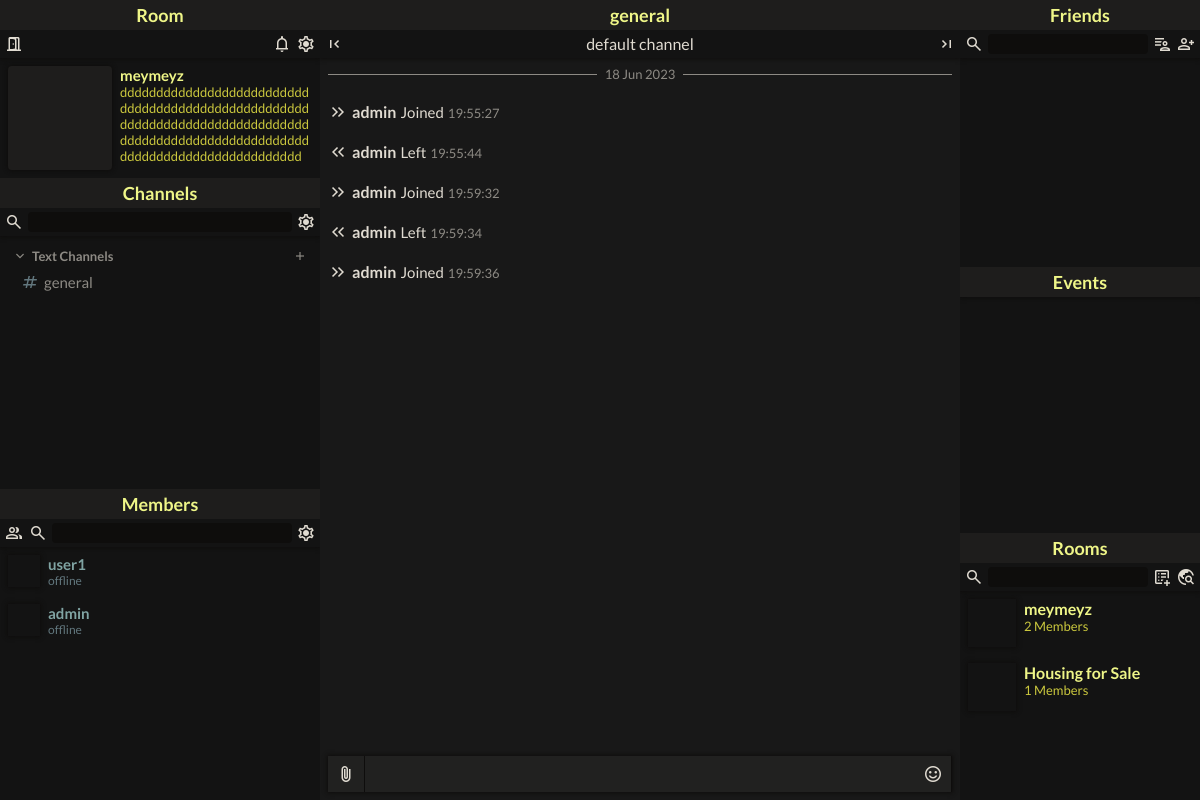
The app's page /rooms/19/42/ (signed in) with its own data.
### rooms/models.py (models this page shows, shortened)
class Room(models.Model):
    name = models.CharField(max_length=50)
    description = models.CharField(max_length=500, blank=True)
    owner = models.ForeignKey(CustomUser, related_name='servers_owned', null=True, on_delete=models.SET_NULL)
    image = models.ImageField(default='blank.png', max_length=500)
    date_added = models.DateTimeField(auto_now_add=True)
    default_role = models.OneToOneField('Role', on_delete=models.CASCADE, related_name='+', null=True)
    public = models.BooleanField(default=False)
    guests_can_view_channels = models.BooleanField(default=True)
    class Meta:
        permissions = [
            ('kick_user', 'Can kick user'),
            ('ban_user', 'Can ban user'),
            ('read_logs', 'Can read logs'),
        ]
    def __str__(self):
        return f'{self.name}'
    def uncategorised(self):
        return self.channels.all().filter(category=None)

class ChannelCategory(models.Model):
    room = models.ForeignKey(Room, on_delete=models.CASCADE, related_name='categories')
    name = models.CharField(max_length=30)
    order = models.PositiveIntegerField(default=1_000_000)

class Channel(models.Model):
    TEXT = 'text'
    VOICE = 'voice'
    KIND = (
        (TEXT, 'Text Channel'),
        (VOICE, 'Voice Channel'),
    )
    room = models.ForeignKey(Room, related_name='channels', on_delete=models.CASCADE, null=True)
    name = models.CharField(max_length=30, blank=False)
    description = models.CharField(max_length=60, blank=True)
    display_logs = models.ManyToManyField('Action', blank=True)
    category = models.ForeignKey('ChannelCategory', on_delete=models.SET_NULL, related_name='channels', null=True, blank=True)
    kind = models.CharField(max_length=20, choices=KIND, default=TEXT)
    order = models.PositiveIntegerField(default=1_000_000)

class Member(models.Model):
    user = models.ForeignKey(CustomUser, on_delete=models.CASCADE, null=True, related_name='memberships')
    roles = models.ManyToManyField(Role, related_name='members')
    room = models.ForeignKey(Room, related_name='members', on_delete=models.CASCADE, null=True)
    date_added = models.DateTimeField(auto_now_add=True)
    nickname = models.CharField(max_length=30, blank=True)
    objects = MemberQuerySet.as_manager()
    class Meta:
        permissions = [
            ('change_nickname', 'Can change nickname'),
            ('manage_nickname', 'Can manage nickname')
        ]
    def display_name(self):
        return self.nickname or self.user.username

class Log(models.Model):
    action = models.ForeignKey(Action, related_name='logs', on_delete=models.SET_NULL, null=True)
    room = models.ForeignKey(Room, related_name='logs', on_delete=models.CASCADE, null=True)
    receiver = models.ForeignKey(CustomUser, related_name='received_actions', on_delete=models.SET_NULL, null=True)
    sender = models.ForeignKey(CustomUser, related_name='sent_actions', on_delete=models.SET_NULL, null=True, blank=True)
    date_added = models.DateTimeField(auto_now_add=True, null=True)
    reactions = GenericRelation('Reaction', 'target_pk', 'target_type')
    class Meta:
        ordering = ('date_added',)
    def display_date(self):
        return self.date_added.strftime("%H:%M:%S")

class Action(models.Model):
    name = models.CharField(max_length=20)
    display_name = models.CharField(max_length=20)
    description = models.CharField(max_length=200, blank=True, null=True)
    icon = models.CharField(default='', max_length=30)

### users/models.py (models this page shows, shortened)
class CustomUser(AbstractBaseUser, PermissionsMixin):
    email = models.EmailField(_("email"), unique=True)
    is_staff = models.BooleanField(default=False)
    is_active = models.BooleanField(default=True)
    date_joined = models.DateTimeField(auto_now_add=True)
    username_id = models.PositiveIntegerField(null=True)
    username = models.CharField(max_length=30, null=True)
    image = models.ImageField(default='blank.png')
    bio = models.TextField(max_length=50, blank=True)
    birthday = models.DateField(blank=False, null=True)
    last_ping = models.DateTimeField(auto_now_add=True)
    twitter = models.CharField(max_length=500, blank=True)
    steam = models.CharField(max_length=500, blank=True)
    twitch = models.CharField(max_length=500, blank=True)
    spotify = models.CharField(max_length=500, blank=True)
    premium = models.BooleanField(default=False, blank=True)
    ONLINE = 'online'
    OFFLINE = 'offline'
    STATUS = (
        (ONLINE, 'Online'),
        (OFFLINE, 'Offline'),
    )
    status = models.CharField(max_length=10, choices=STATUS, default=OFFLINE)
    USERNAME_FIELD = "email"
    REQUIRED_FIELDS = ["username"]
    objects = CustomUserManager()
    def friendships(self):
        return Friendship.objects.filter(Q(sender=self) | Q(receiver=self))
    class Meta:
        constraints = [
            models.CheckConstraint(
                check=Q(username_id__gte=0) & Q(username_id__lte=99),
                name='Valid username ID'
            ),
            models.UniqueConstraint(
                fields=['username', 'username_id'],
                name='Verify unique username ID'
            )
        ]

### rooms/views.py (the view)
# urls.py: path('<int:room>/<int:channel>/', views.ChannelView.as_view(), name='channel'),
class ChannelView(DetailView):
    template_name = 'rooms/channel.html'
    model = Channel
    context_object_name = 'channel'
    def get_object(self):
        return Channel.objects.get(pk=self.kwargs['channel'])
    def dispatch(self, request, *args, **kwargs):
        return super().dispatch(request, *args, **kwargs)
    def get_context_data(self, **kwargs):
        context = super().get_context_data(**kwargs)
        channel = self.object
        member = get_object_or_none(Member, room=channel.room, user=self.request.user)
        messages = channel.messages.all()
        if not member:
            can_view_channel = channel.room.guests_can_view_channels
            if not can_view_channel:
                return redirect('room', room=channel.room.pk)
        else:
            pass
        logs = channel.room.logs.all().filter(action__in=channel.display_logs.all())
        context['backlogs'] = sorted(
            chain(messages, logs),
            key=lambda obj: obj.date_added
        )
        context['room'] = channel.room
        context['member'] = member
        return context

### rooms/templates/rooms/channel.html (shortened to what this page needs)
{% extends "rooms/app.html" %}
{% load static %}
{% block app__main %}
<div class="container container--fill">
	<div class="container__header">
		{{ channel.name }}
	</div>
	<div class="container__subheader has-shadow">
		<span class="icon icon--small left">
			<i class="material-symbols-outlined">
			</i>
		</span>
		<span class="left right">
			{{ channel.description }}
		</span>
		<span class="icon icon--small right">
			<i class="material-symbols-outlined">
			</i>
		</span>
	</div>
	<div class="wrapper--remaining-space">
		<ul class="container__content" id="app-messages">
			{% for object in backlogs %}
                {% ifchanged object.date_added|date:'D' %}
                <li class="backlog">
                    <div class="backlog__divider">
                        <span></span>
                        <span class="backlog__timestamp">{{ object.date_added|date:'d M Y' }}</span>
                        <span></span>
                    </div>
                </li>
                {% endifchanged %}
				{% if object|classname == 'Message' %}
					{% include "./elements/message.html" %}
				{% elif object|classname == 'Log' %}
                    {% include "./elements/log.html" %}
				{% endif %}
			{% endfor %}
		</ul>
	</div>
	<div class="chatbar" id="chatbar" data-context='
    {
        "objects": {
            "room": {{ room|object_to_json }}
        },
        "variables": {
            "emoteCommand": "emote-to-text",
            "inputParent": "#chatbar"
        }
    }'>
        <div class="chatbar__body has-shadow">
            <span class="chatbar__button">
                <div class="icon icon--small">
                    <i class="material-symbols-outlined">
                    </i>
                </div>
            </span>
            <span class="wrapper--remaining-space">
                <textarea class="chatbar__input secondary-text secondary-text--large" data-role="input"></textarea>
            </span>
            <span class="chatbar__button tooltip__trigger" data-target="emotes" data-positioning='{"bottom": "-100%", "right": "0px"}' data-kind="chatbar">
                <div class="icon icon--small">
                    <i class="material-symbols-outlined">
                    </i>
                </div>
            </span>
        </div>
    </div>
</div>
{% endblock %}
{% block left-sidebar %}
	{% include "./elements/app__sidebar--primary.html" %}
{% endblock %}

### rooms/templates/rooms/elements/app__sidebar--primary.html (shortened to what this page needs)
<div class="container">
	<div class="container__header">
		Room
	</div>
	<div class="container__subheader has-shadow">
        {% if user|is_member:room and user != room.owner %}
            <span class="icon icon--small icon--hoverable overlay__trigger" data-view-name="leave-room">
                <i class="material-symbols-outlined">
                </i>
            </span>
        {% endif %}
		<span class="icon icon--small icon--hoverable right">
			<i class="material-symbols-outlined">
			</i>
		</span>
        <span class="icon icon--small icon--hoverable overlay__trigger" data-view-name="update-room">
			<i class="material-symbols-outlined">
			</i>
		</span>
	</div>
	<div class="room-card">
        <div class="room-card__avatar has-shadow">
            <span class="avatar avatar--large">
            </span>
        </div>
		<span class="wrapper--remaining-space">
			<form class="room-card__body" method="POST" action="{% url 'join-room' room=room.pk %}">
				<div class="room-card__name">
					{{ room.name }}
				</div>
				<div class="room-card__description">
					{{ room.description }}
				</div>
			</form>
		</span>
	</div>
</div>
<div class="container container--fill">
	<div class="container__header">
		Channels
	</div>
	<div class="container__subheader has-shadow">
		<span class="icon icon--small icon--hoverable">
			<i class="material-symbols-outlined">
			</i>
		</span>
		<span class="wrapper--remaining-space">
			<input type="text" class="container__search">
		</span>
		<span class="icon icon--small icon--hoverable">
			<i class="material-symbols-outlined">
			</i>
		</span>
	</div>
	<div class="wrapper--remaining-space">
		<div class="container__content">
			<ul class="channels">
				{% for category in room.categories.all %}
				<ul class="category dropdown" style="order: {{ category.order }};" data-pk="{{ category.pk }}">
					<li class="category__header">
						<span class="category__name dropdown__trigger">
							<span class="category__expand">
								<div class="icon icon--tiny">
									<i class="material-symbols-outlined">
									</i>
								</div>
							</span>
							<span>
								{{ category.name }}
							</span>
						</span>
						<span class="category__add right overlay__trigger" data-view-name="create-channel">
							<div class="icon icon--tiny icon--hoverable">
								<i class="material-symbols-outlined">
								</i>
							</div>
						</span>
					</li>
					<ul class="category__channels dropdown__content dropdown__content--static dropdown__content--slide">
						{% for object in category.channels.all %}
							{% include "./channel.html" %}
						{% endfor %}
					</ul>
				</ul>
				{% endfor %}
			</ul>
		</div>
	</div>
</div>
<div class="container container--fill">
	<div class="container__header">
		Members
	</div>
	<div class="container__subheader has-shadow">
		<span class="icon icon--small icon--hoverable">
			<i class="material-symbols-outlined">
			</i>
		</span>
		<span class="icon icon--small icon--hoverable">
			<i class="material-symbols-outlined">
			</i>
		</span>
		<span class="wrapper--remaining-space">
			<input type="text" class="container__search">
		</span>
		<span class="icon icon--small icon--hoverable">
			<i class="material-symbols-outlined">
			</i>
		</span>
	</div>
	<div class="wrapper--remaining-space">
		<ul class="container__content">
			{% for member in room.members.all %}
                {% include "./member.html" %}
			{% endfor %}
		</ul>
	</div>
</div>

### rooms/templates/rooms/elements/channel.html (shortened to what this page needs)
<a class="channel" style="order: {{ object.order }};" data-pk="{{ object.pk }}" href="{% url 'channel' room=room.pk channel=object.pk %}">
	<span class="channel__kind">
		{% if object.kind == 'text' %}
		<div class="icon icon--small">
			<i class="material-symbols-outlined">
			</i>
		</div>
		{% elif object.kind == 'voice' %}
		<div class="icon icon--small">
			<i class="material-symbols-outlined">
				volume_up
			</i>
		</div>
		{% endif %}
	</span>
	<span class="channel__name">
		{{ object.name }}
	</span>
</a>

### rooms/templates/rooms/elements/member.html (shortened to what this page needs)
<li class="user user--{{ member.user.status }} tooltip__trigger" data-target="profile" data-positioning='{"left": "100%", "top": "0px"}'
data-context='
{
    "objects": {
        "object": {{ member|object_to_json }}
    }
}
'>
    <span class="avatar avatar--small has-shadow">
    </span>
    <span class="wrapper--remaining-space">
        <ul class="user__body">
            <li class="user__username">
                {{ member.display_name }}
            </li>
            <li class="user__status">
                {{ member.user.status }}
            </li>
        </ul>
    </span>
</li>

### rooms/templates/rooms/elements/log.html (shortened to what this page needs)
<li class="backlog"
data-model="{{ object|classname }}"
data-app="{{ object|app_name }}"
data-pk="{{ object.pk }}"
data-context='
{
    "objects": {
        "object": {{ object|object_to_json }},
        "room": {{ room|object_to_json }}
    },
    "variables": {
        "emoteCommand": "react"
    }
}'>
    <div class="backlog__icon">
        <div class="icon icon--small">
            <i class="material-symbols-outlined">
            </i>
        </div>
    </div>
    <div class="backlog__header">
        {% if object.sender %}
            <span class="backlog__user">
                {% with membership=object.sender|get_member:room %}
                    {% if membership %}
                        {{ membership.display_name }}
                    {% else %}
                        {{ object.sender.username }}
                    {% endif %}
                {% endwith %}
            </span>
            <span class="backlog__action-name">
                {{ object.action.display_name }}
            </span>
            <span class="backlog__user">
                {% with membership=object.receiver|get_member:room %}
                    {% if membership %}
                        {{ membership.display_name }}
                    {% else %}
                        {{ object.receiver.username }}
                    {% endif %}
                {% endwith %}
            </span>
            <span class="backlog__timestamp">
                {{ object.display_date }}
            </span>
        {% else %}
            <span class="backlog__user">
                {% with membership=object.receiver|get_member:room %}
                    {% if membership %}
                        {{ membership.display_name }}
                    {% else %}
                        {{ object.receiver.username }}
                    {% endif %}
                {% endwith %}
            </span>
            <span class="backlog__action-name">
                {{ object.action.display_name }}
            </span>
            <span class="backlog__timestamp">
                {{ object.display_date }}
            </span>
        {% endif %}
    </div>
</li>

### rooms/templates/rooms/elements/membership.html (shortened to what this page needs)
<a class="membership" href="{% url 'room' object.pk %}">
	<span class="avatar avatar--medium has-shadow">
	</span>
	<span class="wrapper--remaining-space">
		<div class="membership__body">
			<div class="membership__name">
				{{ object }}
			</div>
			<div class="membership__count">
				{{ object.members.all.count }} Members
			</div>
		</div>
	</span>
</a>

### records on screen
Room: name "meymeyz", description "ddddddddddddddddddddddddddddddddddddddddddddddddddddddddddddddddddddddddddddddddddddddddddddddddddddddddddddddddddddddddddddddddd"
ChannelCategory: name "Text Channels"
Channel: kind "text" (drawn), name "general", description "default channel"
Member: display_name "user1", user.status "offline"
Member: display_name "admin", user.status "offline", room "meymeyz", room.members.all.count "2"
Log: date_added "18 Jun 2023", display_name "admin", action.display_name "Joined", display_date "19:55:27"
Log: display_name "admin", action.display_name "Left", display_date "19:55:44"
Log: display_name "admin", action.display_name "Joined", display_date "19:59:32"
Log: display_name "admin", action.display_name "Left", display_date "19:59:34"
Log: display_name "admin", action.display_name "Joined", display_date "19:59:36"
Member: room "Housing for Sale", room.members.all.count "1"
